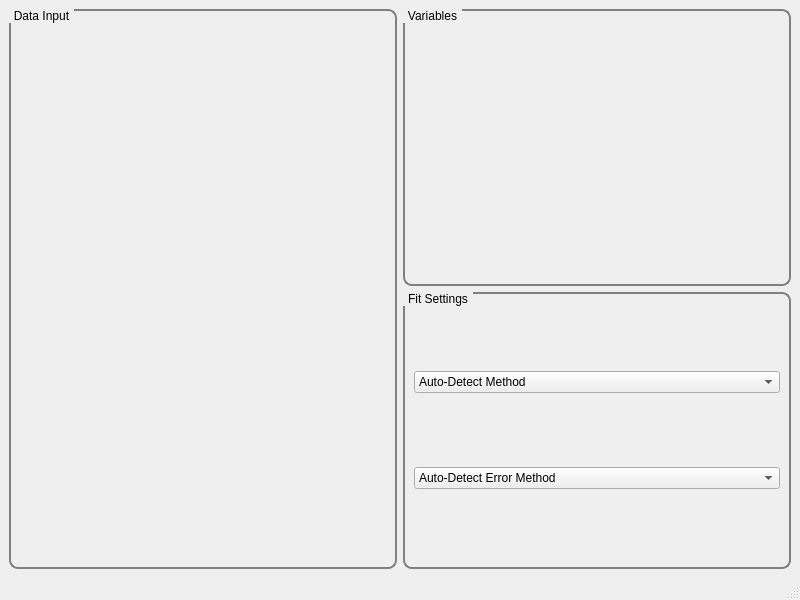
<?xml version="1.0" encoding="UTF-8"?>
<ui version="4.0">
 <class>MainWindow</class>
 <widget class="QMainWindow" name="MainWindow">
  <property name="geometry">
   <rect>
    <x>0</x>
    <y>0</y>
    <width>800</width>
    <height>600</height>
   </rect>
  </property>
  <property name="windowTitle">
   <string>MainWindow</string>
  </property>
  <widget class="QWidget" name="centralwidget">
   <property name="styleSheet">
    <string notr="true">QGroupBox {
  border: 2px solid gray;
  border-radius: 9px;
  margin-top: 0.5em;
}

QGroupBox::title {
  subcontrol-origin: margin
  left: 10px;
  padding: 0 3px 0 3px;
}</string>
   </property>
   <layout class="QGridLayout" name="gridLayout">
    <item row="0" column="0" rowspan="2">
     <widget class="QGroupBox" name="placeholder">
      <property name="title">
       <string>Data Input</string>
      </property>
      <layout class="QGridLayout" name="gridLayout_3"/>
     </widget>
    </item>
    <item row="0" column="1">
     <widget class="QGroupBox" name="variables_box">
      <property name="title">
       <string>Variables</string>
      </property>
     </widget>
    </item>
    <item row="1" column="1">
     <widget class="QGroupBox" name="groupBox_3">
      <property name="title">
       <string>Fit Settings</string>
      </property>
      <layout class="QGridLayout" name="gridLayout_2">
       <item row="0" column="0">
        <widget class="QComboBox" name="comboBox">
         <item>
          <property name="text">
           <string>Auto-Detect Method</string>
          </property>
         </item>
         <item>
          <property name="text">
           <string>Least Squares</string>
          </property>
         </item>
         <item>
          <property name="text">
           <string>Poisson Maximum Likelihood</string>
          </property>
         </item>
        </widget>
       </item>
       <item row="1" column="0">
        <widget class="QComboBox" name="comboBox_2">
         <item>
          <property name="text">
           <string>Auto-Detect Error Method</string>
          </property>
         </item>
         <item>
          <property name="text">
           <string>All Equal One</string>
          </property>
         </item>
         <item>
          <property name="text">
           <string>Sqrt(Counts)</string>
          </property>
         </item>
        </widget>
       </item>
      </layout>
     </widget>
    </item>
   </layout>
  </widget>
  <widget class="QMenuBar" name="menubar">
   <property name="geometry">
    <rect>
     <x>0</x>
     <y>0</y>
     <width>800</width>
     <height>15</height>
    </rect>
   </property>
  </widget>
  <widget class="QStatusBar" name="statusbar"/>
 </widget>
 <resources/>
 <connections/>
</ui>
